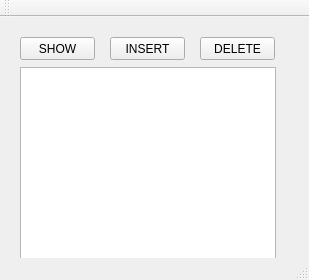
<?xml version="1.0" encoding="UTF-8"?>
<ui version="4.0">
 <class>MainWindow</class>
 <widget class="QMainWindow" name="MainWindow">
  <property name="geometry">
   <rect>
    <x>0</x>
    <y>0</y>
    <width>309</width>
    <height>280</height>
   </rect>
  </property>
  <property name="windowTitle">
   <string>MainWindow</string>
  </property>
  <widget class="QWidget" name="centralWidget">
   <widget class="QPushButton" name="pushButton">
    <property name="geometry">
     <rect>
      <x>20</x>
      <y>20</y>
      <width>75</width>
      <height>23</height>
     </rect>
    </property>
    <property name="text">
     <string>SHOW</string>
    </property>
   </widget>
   <widget class="QPushButton" name="pushButton_2">
    <property name="geometry">
     <rect>
      <x>110</x>
      <y>20</y>
      <width>75</width>
      <height>23</height>
     </rect>
    </property>
    <property name="text">
     <string>INSERT</string>
    </property>
   </widget>
   <widget class="QPushButton" name="pushButton_3">
    <property name="geometry">
     <rect>
      <x>200</x>
      <y>20</y>
      <width>75</width>
      <height>23</height>
     </rect>
    </property>
    <property name="text">
     <string>DELETE</string>
    </property>
   </widget>
   <widget class="QTableView" name="tableView">
    <property name="geometry">
     <rect>
      <x>20</x>
      <y>50</y>
      <width>256</width>
      <height>192</height>
     </rect>
    </property>
   </widget>
  </widget>
  <widget class="QToolBar" name="mainToolBar">
   <attribute name="toolBarArea">
    <enum>TopToolBarArea</enum>
   </attribute>
   <attribute name="toolBarBreak">
    <bool>false</bool>
   </attribute>
  </widget>
  <widget class="QStatusBar" name="statusBar"/>
 </widget>
 <layoutdefault spacing="6" margin="11"/>
 <resources/>
 <connections/>
</ui>
